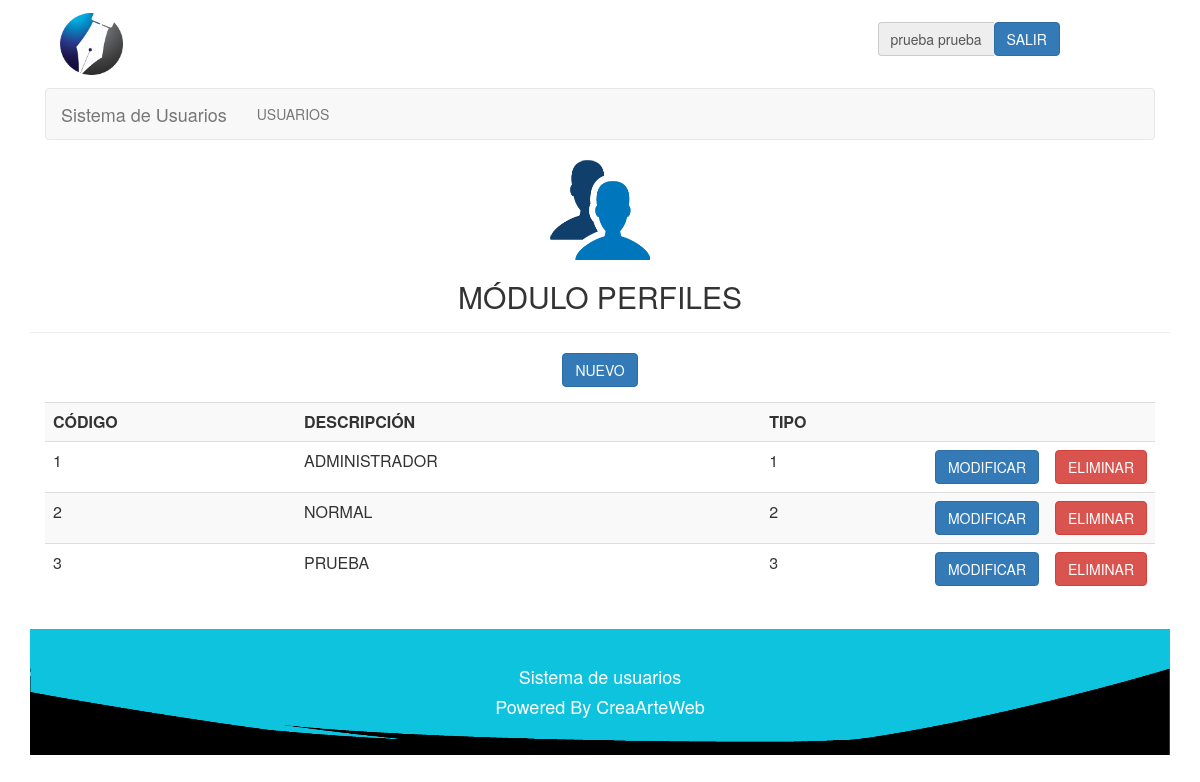
The app's page /php/perfiles/perfiles.php (signed in) with its own data.
### tables this page shows
CREATE TABLE IF NOT EXISTS `modulo` (
  `codigomodulo` int(10) NOT NULL,
  `descripcion` varchar(40) NOT NULL,
  `ruta` varchar(40) NOT NULL,
  `tipo` int(2) NOT NULL COMMENT '1-normal, 2-submenu, 3-principal submenu'
);

CREATE TABLE IF NOT EXISTS `perfil` (
  `codigoperfil` int(2) NOT NULL,
  `descripcion` varchar(20) NOT NULL,
  `tipo` int(5) NOT NULL
);

### php/lib/session.php (called while the page is built, shortened)
<?php
	include("../class/Usuario.php");
	include("../class/Modulo.php");
	include("../class/Perfil.php");
	if (!isset($_SESSION["iniciada"]))
	{
		header( "location:../lib/logout.php" );
	}
	else
	{
		$miUsuario = unserialize( $_SESSION['miUsuario'] );
	}
?>

### php/class/Usuario.php (called while the page is built, shortened)
<?php
	class Usuario
	{
		private $perfil;
		function getPerfil()
		{
			return $this->perfil;
		}
	}
?>

### php/class/Modulo.php (called while the page is built, shortened)
<?php
	class Modulo
	{
		var $conexion;
		function setConexion ( $conexion )
		{
			$this -> conexion = $conexion;
		}
		function consultarUnModulo( $id )
		{
			$query = "SELECT *
					FROM modulo
					WHERE codigomodulo=$id";
			$this -> conexion -> conectar();
			$this -> conexion -> consultarRegistro( $query );
			$matrix = $this -> conexion->getMatrix();
			return $matrix;
		}
		function consultarModulosPerfil( $perfil )
		{
			$query = "SELECT * FROM perfilmodulo WHERE codigoperfil = '$perfil' ORDER BY codigomodulo";
			$this -> conexion -> conectar();
			$this -> conexion -> consultarRegistro( $query );
			$matrix = $this -> conexion->getMatrix();
			return $matrix;
		}
	}
?>

### php/lib/conexion.php (called while the page is built, shortened)
<?php
	class Conexion
	{
		private $servidor;
		private $usuario;
		private $enlace;
		private $consulta;
		function Conexion( $servidor, $bd, $usuario, $pass )
		{
			$this->servidor = $servidor;
			$this->bd = $bd;
			$this->usuario = $usuario;
		}
		function conectar()
		{
			$this->enlace = mysql_connect( $this->servidor, $this->usuario);
		}
		function consultarRegistro( $query )
		{
			$this->consulta = mysql_query( $query, $this->enlace );
		}
		function getMatrix()
		{
			$matrix = array();
			while( $row = mysql_fetch_array( $this->consulta ) )
			{
				$matrix[] = $row;
			}
			return $matrix;
		}
	}
?>

### php/class/Perfil.php (called while the page is built, shortened)
<?php
	class Perfil
	{
		var $conexion;
		function setConexion ( $conexion )
		{
			$this -> conexion = $conexion;
		}
		function consultarPerfiles( )
		{
			$query = "SELECT * FROM perfil ORDER BY codigoperfil";
			$this -> conexion -> conectar();
			$this -> conexion -> consultarRegistro( $query );
			$matrix = $this -> conexion->getMatrix();
			return $matrix;
		}
	}
?>

### php/perfiles/perfiles.php (the view, shortened to what this page needs)
<?php
	include("../lib/session.php");
?>
<html>
	<head>
		<link href = "../../css/estilo.css" rel="stylesheet" type="text/css" />
		<link href="../../css/bootstrap.min.css" rel="stylesheet" type="text/css">
	</head>
	<body>
		<div class="container">
			<div class ="col-lg-12 col-md-12 col-sm-12 col-xs-12" id='cabecera'>
				<?php
					include('../lib/barraUsuario.php');
				?>
			</div>
			<div class="col-lg-12 col-md-12 col-sm-12 col-xs-12" id='menu'>
				<?php
					include('../lib/menu.php');
				?>
			</div>
			<div class="page-header" align = "center">
				<image src='../../img/perfil.png' class='img-responsive'>
				<h2>MÓDULO PERFILES</h2>
			</div>
			<div align="center" class="class="col-lg-12 col-md-12 col-sm-12 col-xs-12"">
				<button type="button" class="btn btn-primary" data-toggle="modal" data-target="#myModal">
					NUEVO
				</button>
			</div>
			<div class="panel-body">
				<div class="table-responsive">
					<table align = "center" cellpadding = "10px" class = "table table-striped table-hover">
						<tr align = "center">
							<th>CÓDIGO</th>
							<th>DESCRIPCIÓN</th>
							<th>TIPO</th>
							<th style="width:20px;"> </th>
							<th style="width:20px;"> </th>
						</tr>
						<?php
							$objetoPerfil = new Perfil( "", "", "" );
							$objetoPerfil->setConexion( $conexion );
							$perfiles = $objetoPerfil -> consultarPerfiles();
							if( $perfiles )
							foreach( $perfiles as $perfil )
							{
								echo
								"<tr>
									<td>$perfil[0]</td>
									<td>$perfil[1]</td>
									<td>$perfil[2]</td>
									<td><a href='modificarPerfil.php?perfil=$perfil[0]'><button type='button' class='btn btn-primary'>MODIFICAR</button></a></td>
									<td><button type='button' class='btn btn-danger' data-toggle='modal' data-target='#modalPerfil$perfil[0]'>ELIMINAR</button></td>
								</tr>";
							}
						?>
					</table>
				</div>
			</div>
			<div id="footer" class="col-lg-12 col-md-12 col-sm-12 col-xs-12">
				<?php
					include('../lib/footer.php');
				?>
			</div>
		</div>
	<body>
</html>

### php/lib/menu.php (shortened to what this page needs)
<nav class="navbar navbar-default">
	<div class="container-fluid">
		<div class="navbar-header">
		  	<a class="navbar-brand" href="../lib/home.php">
			  	Sistema de Usuarios
		  	</a>
		</div>
		<div class="collapse navbar-collapse" id="bs-example-navbar-collapse-1">
			<ul class="nav navbar-nav">
				<?php
					$miModulo = new Modulo( "", "", "", "" );
					$miModulo -> setConexion( $conexion );
					$modulosPerfil = $miModulo -> consultarModulosPerfil( $miUsuario->getPerfil() );
					if( $modulosPerfil )
					foreach( $modulosPerfil as $moduloP )
					{
						$modulo = $miModulo->consultarUnModulo( $moduloP[2] );
						if( $modulo )
						foreach( $modulo as $modulo2 )
						{
							if( $modulo2['3'] == 1  )
							{
								echo "<li class='divider-vertical'><a href='".$modulo2['2']."'>".$modulo2['1']."</a></li>";
							}
						}
					}
				?>
		  	</ul>
		</div>
	</div>
</nav>

### css/estilo.css (style rules this page uses)
#footer { background-color: #0EC3DE; background-repeat: no-repeat; background-position: center; padding: 2em 0 2em 0; text-align: center; background-image: url('../img/footer.png'); background-size: 100% 100%; color: #FFF; }

### records on screen
modulo: descripcion "USUARIOS"
perfil: codigoperfil "1", descripcion "ADMINISTRADOR", tipo "1"
perfil: codigoperfil "2", descripcion "NORMAL", tipo "2"
perfil: codigoperfil "3", descripcion "PRUEBA", tipo "3"

### other values on screen
$miUsuario -> getNombre() "prueba"
$miUsuario -> getApellido() "prueba"
